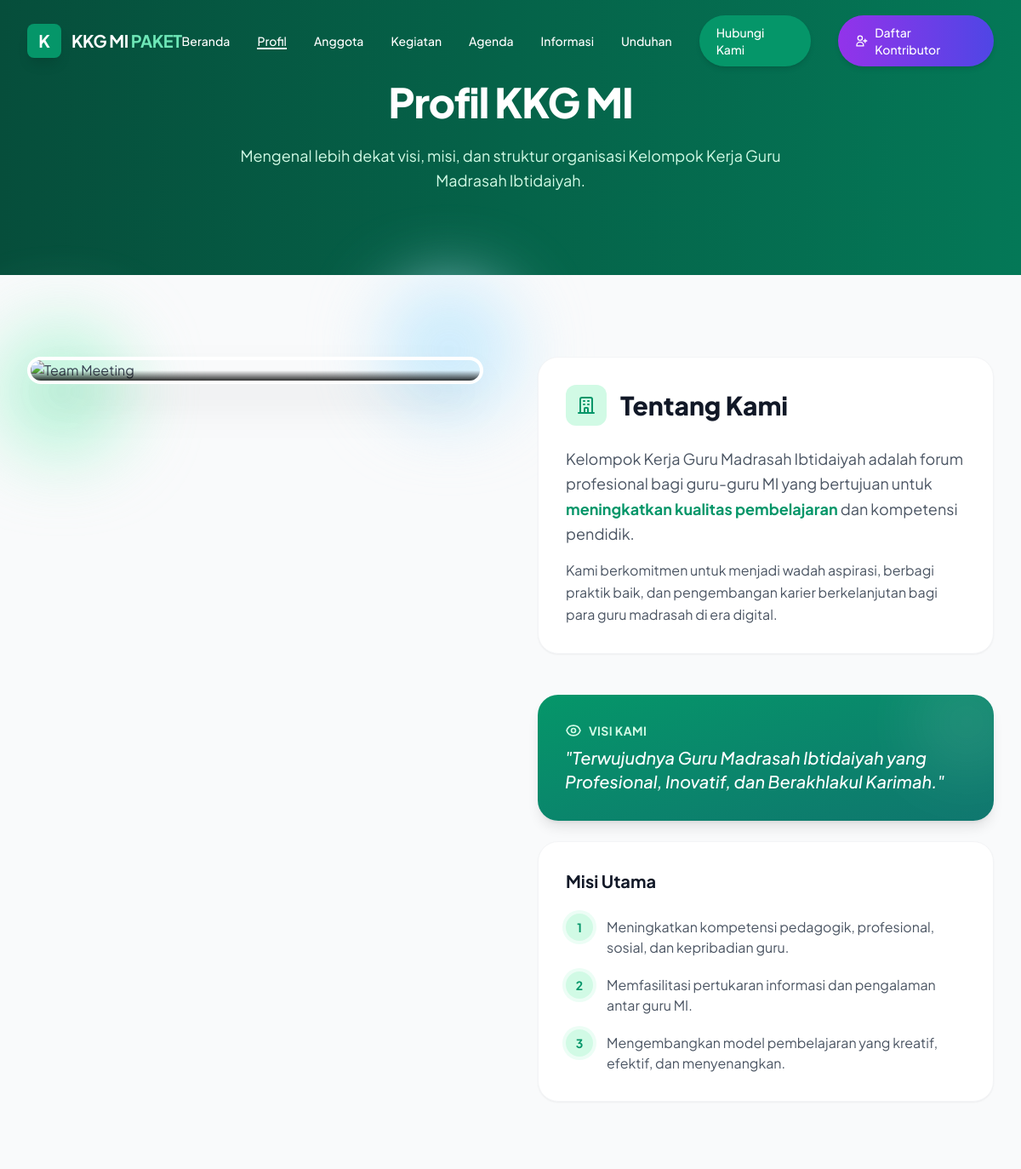
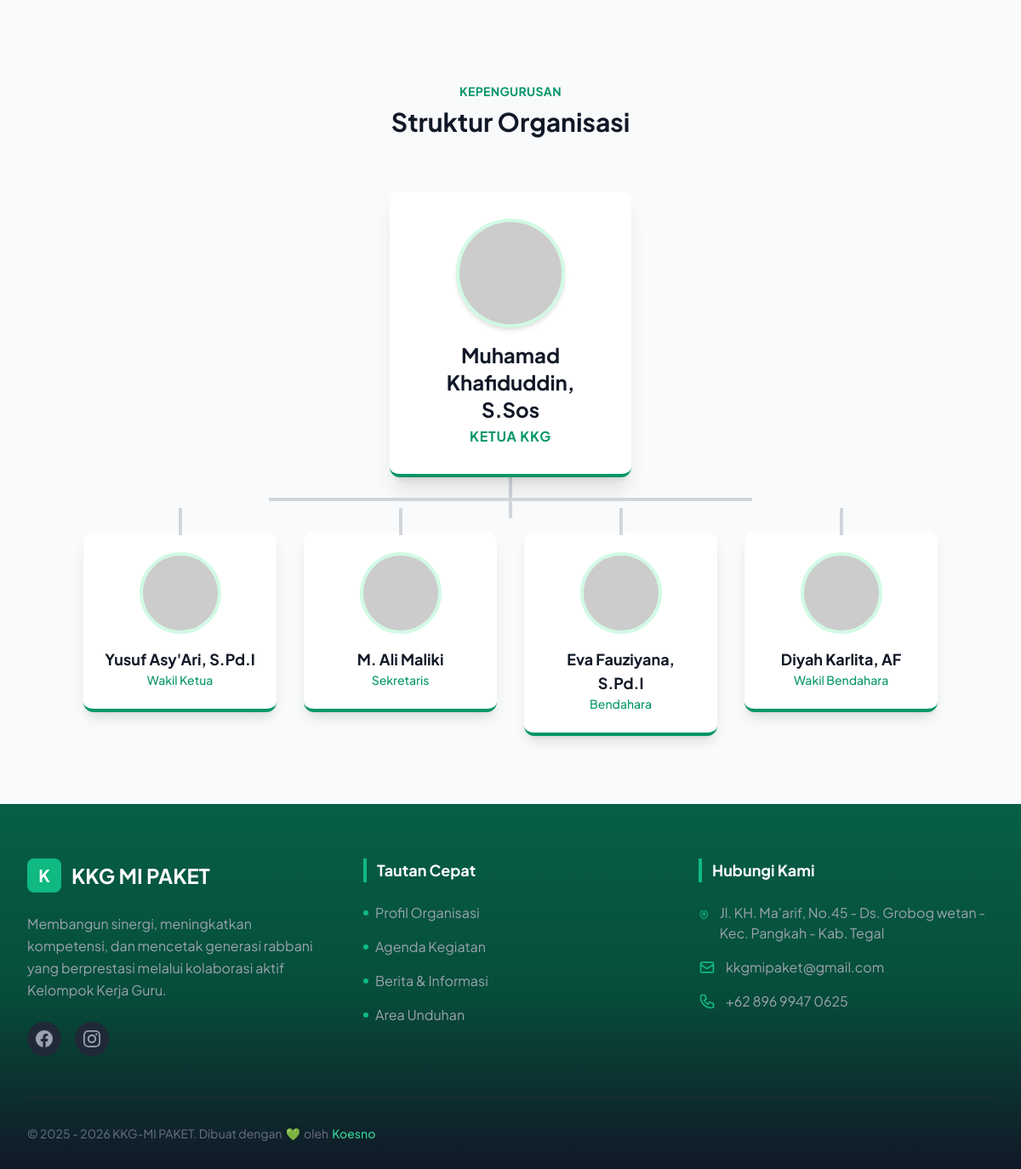
/profil.php, run on the app's committed database (2 pictures, top to bottom).
### tables this page shows
CREATE TABLE `identitas` (
  `id` int NOT NULL,
  `nama_website` varchar(100) DEFAULT 'KKG MI',
  `nama_organisasi` varchar(100) DEFAULT 'Kelompok Kerja Guru Madrasah Ibtidaiyah',
  `slogan_header` varchar(255) DEFAULT 'Wadah Profesionalisme Guru Madrasah',
  `deskripsi_header` text,
  `foto_hero` varchar(255) DEFAULT '',
  `file_logo` varchar(255) DEFAULT NULL,
  `file_favicon` varchar(255) DEFAULT NULL,
  `email` varchar(100) DEFAULT 'info@kkgmi.org',
  `no_telp` varchar(50) DEFAULT '+62 812 3456 7890',
  `alamat` text,
  `facebook` varchar(255) DEFAULT '#',
  `instagram` varchar(255) DEFAULT '#'
);

CREATE TABLE `pengurus` (
  `id` int NOT NULL,
  `nama` varchar(100) NOT NULL,
  `jabatan` varchar(100) NOT NULL,
  `foto` varchar(255) DEFAULT NULL,
  `urutan` int DEFAULT '99',
  `created_at` timestamp NULL DEFAULT CURRENT_TIMESTAMP
);

### profil.php (the view, shortened to what the rows shown need)
<?php
require_once 'config/koneksi.php';
include 'includes/header.php';
?>
<section class="relative py-24 bg-gradient-to-r from-emerald-900 to-emerald-700 text-white overflow-hidden">
    <div class="max-w-7xl mx-auto px-4 sm:px-6 lg:px-8 relative z-10 text-center">
        <h1 class="text-4xl md:text-5xl font-extrabold text-white tracking-tight mb-6" data-aos="fade-up">
            Profil KKG MI
        </h1>
        <p class="text-lg text-emerald-100 max-w-2xl mx-auto leading-relaxed" data-aos="fade-up" data-aos-delay="100">
            Mengenal lebih dekat visi, misi, dan struktur organisasi
            <?= $d_identitas['nama_organisasi'] ?? 'Kelompok Kerja Guru Madrasah Ibtidaiyah' ?>.
        </p>
    </div>
</section>
<section class="py-24 bg-gray-50">
    <div class="max-w-7xl mx-auto px-4 sm:px-6 lg:px-8">
        <div class="flex flex-col md:flex-row gap-16 items-start">
            <div class="w-full md:w-1/2 space-y-12">
                <div data-aos="fade-left"
                    class="bg-white p-8 rounded-3xl shadow-sm border border-gray-100 hover:shadow-xl transition-shadow duration-300">
                    <h2 class="text-3xl font-extrabold text-gray-900 mb-6 flex items-center gap-4">
                        <span
                            class="w-12 h-12 bg-emerald-100 rounded-xl flex items-center justify-center text-emerald-600">
                            <svg class="w-6 h-6" fill="none" stroke="currentColor" viewBox="0 0 24 24">
                                <path stroke-linecap="round" stroke-linejoin="round" stroke-width="2"
                                    d="M19 21V5a2 2 0 00-2-2H7a2 2 0 00-2 2v16m14 0h2m-2 0h-5m-9 0H3m2 0h5M9 7h1m-1 4h1m4-4h1m-1 4h1m-5 10v-5a1 1 0 011-1h2a1 1 0 011 1v5m-4 0h4">
                                </path>
                            </svg>
                        </span>
                        Tentang Kami
                    </h2>
                    <p class="text-gray-600 leading-relaxed mb-4 text-lg">
                        <?= $d_identitas['nama_organisasi'] ?? 'Kelompok Kerja Guru (KKG) Madrasah Ibtidaiyah' ?> adalah
                        forum profesional bagi guru-guru MI yang
                        bertujuan untuk <span class="text-emerald-600 font-bold">meningkatkan kualitas
                            pembelajaran</span> dan kompetensi pendidik.
                    </p>
                    <p class="text-gray-600 leading-relaxed">
                        Kami berkomitmen untuk menjadi wadah aspirasi, berbagi praktik baik, dan pengembangan karier
                        berkelanjutan bagi para guru madrasah di era digital.
                    </p>
                </div>
            </div>
        </div>
    </div>
</section>
<section class="py-20 bg-gray-50">
    <div class="max-w-7xl mx-auto px-4 sm:px-6 lg:px-8">
        <div class="text-center mb-16" data-aos="fade-up">
            <h2 class="text-emerald-600 font-bold tracking-wide uppercase text-sm mb-2">Kepengurusan</h2>
        </div>
        <div class="flex flex-col items-center gap-12">
            <?php
            $query_pengurus = mysqli_query($koneksi, "SELECT * FROM pengurus ORDER BY urutan ASC");
            $data_pengurus = [];
            while ($row = mysqli_fetch_assoc($query_pengurus)) {
                $data_pengurus[] = $row;
            }
            if (count($data_pengurus) > 0):
                $ketua = $data_pengurus[0];
                array_shift($data_pengurus);
                ?>
                <div class="flex justify-center w-full relative">
                    <div class="w-full sm:w-1/2 lg:w-1/4 bg-white rounded-xl shadow-xl p-8 text-center transform hover:-translate-y-2 transition duration-300 border-b-4 border-emerald-600 relative z-10"
                        data-aos="fade-up">
                        <div
                            class="w-32 h-32 mx-auto bg-gray-200 rounded-full overflow-hidden mb-4 border-4 border-emerald-100 shadow-md">
                            <?php
                            $foto = $ketua['foto'] ? $ketua['foto'] : 'https://ui-avatars.com/api/?name=' . urlencode($ketua['nama']) . '&background=059669&color=fff';
                            ?>
                            <img src="<?= $foto ?>" alt="<?= $ketua['nama'] ?>" class="w-full h-full object-cover">
                        </div>
                        <h4 class="font-bold text-gray-900 text-2xl mb-1"><?= $ketua['nama'] ?></h4>
                        <p class="text-emerald-600 font-bold uppercase tracking-wider"><?= $ketua['jabatan'] ?></p>
                    </div>
                </div>
                <div class="flex flex-wrap justify-center gap-8 w-full relative z-10 pt-4">
                    <div class="absolute top-[-24px] left-1/2 w-1 h-6 bg-gray-300 -translate-x-1/2 hidden md:block z-0">
                    </div>
                    <?php foreach ($data_pengurus as $index => $p): ?>
                        <div class="w-full sm:w-1/2 lg:w-1/5 bg-white rounded-xl shadow-lg p-6 text-center transform hover:-translate-y-2 transition duration-300 border-b-4 border-emerald-600 h-full relative"
                            data-aos="fade-up" data-aos-delay="<?= ($index + 1) * 100 ?>">
                            <div class="absolute top-[-28px] left-1/2 w-1 h-8 bg-gray-300 -translate-x-1/2 hidden md:block z-0">
                            </div>
                            <div
                                class="w-24 h-24 mx-auto bg-gray-200 rounded-full overflow-hidden mb-4 border-4 border-emerald-100">
                                <?php
                                $foto = $p['foto'] ? $p['foto'] : 'https://ui-avatars.com/api/?name=' . urlencode($p['nama']) . '&background=059669&color=fff';
                                ?>
                                <img src="<?= $foto ?>" alt="<?= $p['nama'] ?>" class="w-full h-full object-cover">
                            </div>
                            <h4 class="font-bold text-gray-900 text-lg"><?= $p['nama'] ?></h4>
                            <p class="text-emerald-600 text-sm font-medium"><?= $p['jabatan'] ?></p>
                        </div>
                    <?php endforeach; ?>
                </div>
            <?php else: ?>
                <div class="text-center py-8 text-gray-500">
                    Belum ada data pengurus.
                </div>
            <?php endif; ?>
        </div>
    </div>
</section>
<?php include 'includes/footer.php'; ?>

### includes/footer.php (shortened to what the rows shown need)
<footer class="bg-gradient-to-b from-emerald-800 via-emerald-900 to-gray-900 text-white pt-16 pb-8">
    <div class="max-w-7xl mx-auto px-4 sm:px-6 lg:px-8">
        <div class="grid grid-cols-1 md:grid-cols-3 gap-12 mb-12">
            <div data-aos="fade-up" data-aos-delay="0">
                <div class="flex items-center gap-3 mb-6">
                    <div
                        class="w-10 h-10 bg-emerald-500 rounded-lg flex items-center justify-center text-white font-bold text-xl">
                        K
                    </div>
                    <span class="text-2xl font-bold"><?= $d_identitas['nama_website'] ?? 'KKG MI' ?></span>
                </div>
                <p class="text-gray-400 leading-relaxed mb-6">
                    <?= $d_identitas['deskripsi_header'] ?? 'Wadah komunikasi dan pengembangan profesionalisme Guru Madrasah Ibtidaiyah yang modern dan berintegritas.' ?>
                </p>
                <div class="flex space-x-4">
                    <a href="<?= $d_identitas['facebook'] ?? '#' ?>"
                        class="w-10 h-10 rounded-full bg-gray-800 flex items-center justify-center text-gray-400 hover:bg-emerald-600 hover:text-white transition-all duration-300">
                    </a>
                    <a href="<?= $d_identitas['instagram'] ?? '#' ?>"
                        class="w-10 h-10 rounded-full bg-gray-800 flex items-center justify-center text-gray-400 hover:bg-emerald-600 hover:text-white transition-all duration-300">
                    </a>
                </div>
            </div>
            <div data-aos="fade-up" data-aos-delay="200">
                <ul class="space-y-4 text-gray-400">
                    <li class="flex items-start gap-3">
                        <span><?= $d_identitas['alamat'] ?? 'Alamat belum diatur' ?></span>
                    </li>
                    <li class="flex items-center gap-3">
                        <svg class="w-5 h-5 text-emerald-500" fill="none" stroke="currentColor" viewBox="0 0 24 24">
                            <path stroke-linecap="round" stroke-linejoin="round" stroke-width="2"
                                d="M3 8l7.89 5.26a2 2 0 002.22 0L21 8M5 19h14a2 2 0 002-2V7a2 2 0 00-2-2H5a2 2 0 00-2 2v10a2 2 0 002 2z" />
                        </svg>
                        <span><?= $d_identitas['email'] ?? 'email@example.com' ?></span>
                    </li>
                    <li class="flex items-center gap-3">
                        <span><?= $d_identitas['no_telp'] ?? '-' ?></span>
                    </li>
                </ul>
            </div>
        </div>
    </div>
</footer>
</body>
</html>

### data on the page
identitas: nama_organisasi "Kelompok Kerja Guru Madrasah Ibtidaiyah", nama_website "KKG MI PAKET", deskripsi_header "Membangun sinergi, meningkatkan kompetensi, dan mencetak generasi rabbani yang berprestasi melalui kolaborasi aktif Kelompok Kerja Guru.", alamat "Jl. KH. Ma'arif, No.45 - Ds. Grobog wetan - Kec. Pangkah - Kab. Tegal", email "kkgmipaket@gmail.com", no_telp "+62 896 9947 0625"
pengurus: nama "Muhamad Khafiduddin, S.Sos", jabatan "KETUA KKG"
pengurus: nama "Yusuf Asy'Ari, S.Pd.I", jabatan "Wakil Ketua"
pengurus: nama "M. Ali Maliki", jabatan "Sekretaris"
pengurus: nama "Eva Fauziyana, S.Pd.I", jabatan "Bendahara"
pengurus: nama "Diyah Karlita, AF", jabatan "Wakil Bendahara"

### other printed values
implode(' ', $parts) "KKG MI"
$last "PAKET"
$label "Beranda"
$label "Profil"
$label "Anggota"
$label "Kegiatan"
$label "Agenda"
$label "Informasi"
$label "Unduhan"
